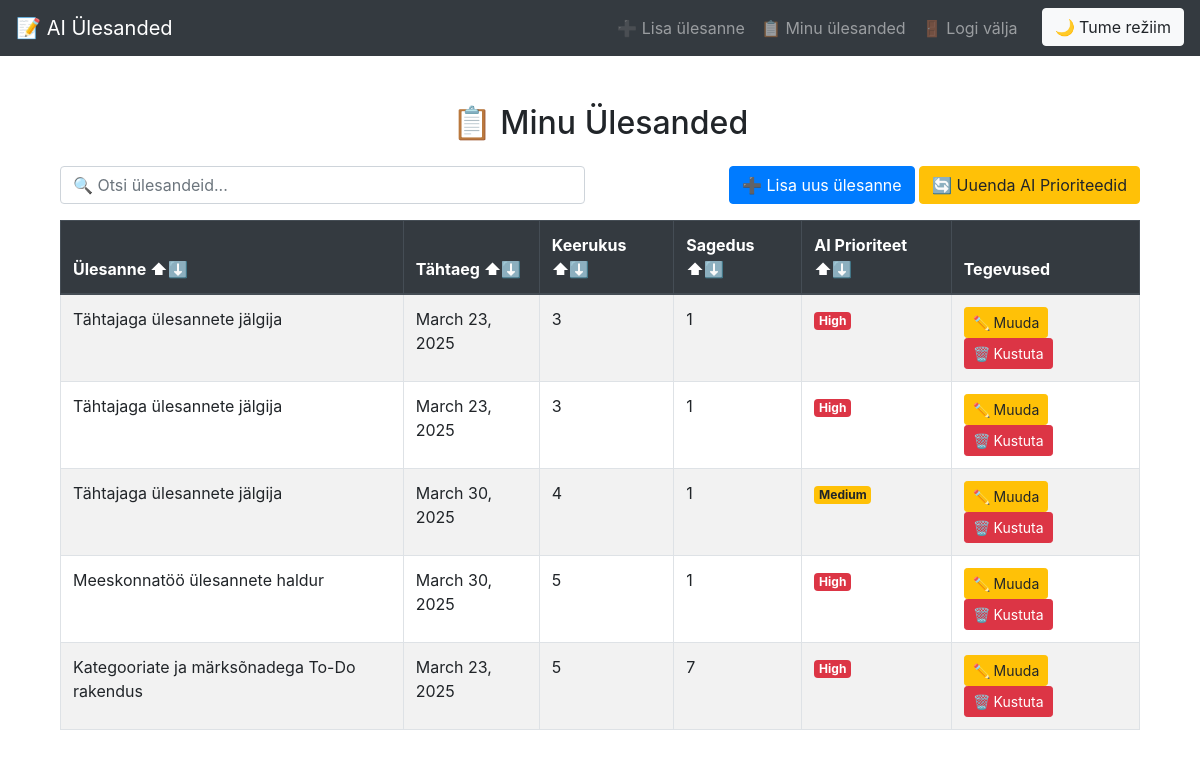
The app's page / (signed in) with its own data.
### tasks/models.py (models this page shows, shortened)
class Task(models.Model):
    PRIORITY_CHOICES = [
        ('Low', 'Madal'),
        ('Medium', 'Keskmine'),
        ('High', 'Kõrge'),
    ]
    user = models.ForeignKey(User, on_delete=models.CASCADE)
    title = models.CharField(max_length=255)
    description = models.TextField(blank=True, null=True)
    due_date = models.DateField()
    complexity = models.IntegerField(default=1)  # 1-5 skaalal
    frequency = models.IntegerField(default=1)  # Kui tihti ülesanne esineb (1-7 päeva)
    priority = models.CharField(max_length=10, choices=PRIORITY_CHOICES, default='Medium')
    created_at = models.DateTimeField(auto_now_add=True)

### tasks/views.py (the view)
# urls.py: path('', task_list, name='task_list'),
@login_required
def task_list(request):
    tasks = Task.objects.filter(user=request.user)
    return render(request, 'tasks/home.html', {'tasks': tasks})

### tasks/templates/tasks/home.html (shortened to what this page needs)
{% extends 'tasks/base.html' %}
{% block content %}
<div class="container mt-5">
    <h2 class="text-center mb-4">📋 Minu Ülesanded</h2>
    <div class="row mb-3">
        <div class="col-md-6">
            <input type="text" id="search" class="form-control" placeholder="🔍 Otsi ülesandeid..." onkeyup="searchTasks()">
        </div>
        <div class="col-md-6 text-right">
            <a href="{% url 'add_task' %}" class="btn btn-primary">➕ Lisa uus ülesanne</a>
            <a href="{% url 'update_priorities' %}" class="btn btn-warning">🔄 Uuenda AI Prioriteedid</a>
        </div>
    </div>
    <div class="table-responsive">
        <table class="table table-striped table-bordered">
            <thead class="thead-dark">
                <tr>
                    <th onclick="sortTable(0)">Ülesanne ⬆⬇</th>
                    <th onclick="sortTable(1)">Tähtaeg ⬆⬇</th>
                    <th onclick="sortTable(2)">Keerukus ⬆⬇</th>
                    <th onclick="sortTable(3)">Sagedus ⬆⬇</th>
                    <th onclick="sortTable(4)">AI Prioriteet ⬆⬇</th>
                    <th>Tegevused</th>
                </tr>
            </thead>
            <tbody id="taskTable">
                {% for task in tasks %}
                <tr>
                    <td>{{ task.title }}</td>
                    <td>{{ task.due_date }}</td>
                    <td>{{ task.complexity }}</td>
                    <td>{{ task.frequency }}</td>
                    <td>
                        <span class="badge
                            {% if task.priority == 'High' %}badge-danger
                            {% elif task.priority == 'Medium' %}badge-warning
                            {% else %}badge-success{% endif %}">
                            {{ task.priority }}
                        </span>
                    </td>
                    <td>
                        <a href="{% url 'edit_task' task.id %}" class="btn btn-sm btn-warning">✏️ Muuda</a>
                        <a href="{% url 'delete_task' task.id %}" class="btn btn-sm btn-danger">🗑️ Kustuta</a>
                    </td>
                </tr>
                {% empty %}
                <tr>
                    <td colspan="6" class="text-center">Ülesandeid ei ole veel lisatud.</td>
                </tr>
                {% endfor %}
            </tbody>
        </table>
    </div>
</div>
{% endblock %}

### tasks/templates/tasks/base.html (shortened to what this page needs)
<!DOCTYPE html>
<html lang="et">
<head>
    <link rel="stylesheet" href="https://cdn.jsdelivr.net/npm/bootstrap@4.5.2/dist/css/bootstrap.min.css">
</head>
<body class="{% if request.session.dark_mode %}dark-mode{% endif %}">
    <nav class="navbar navbar-expand-lg navbar-dark bg-dark">
        <a class="navbar-brand" href="{% url 'task_list' %}">📝 AI Ülesanded</a>
        <div class="collapse navbar-collapse" id="navbarNav">
            <ul class="navbar-nav ml-auto">
                {% if user.is_authenticated %}
                    <li class="nav-item">
                        <a class="nav-link" href="{% url 'add_task' %}">➕ Lisa ülesanne</a>
                    </li>
                    <li class="nav-item">
                        <a class="nav-link" href="{% url 'task_list' %}">📋 Minu ülesanded</a>
                    </li>
                    <li class="nav-item">
                        <a class="nav-link" href="{% url 'logout' %}">🚪 Logi välja</a>
                    </li>
                {% endif %}
                <li class="nav-item">
                    <button class="btn btn-light ml-3" onclick="toggleDarkMode()">🌙 Tume režiim</button>
                </li>
            </ul>
        </div>
    </nav>
    <div class="container mt-4">
        {% block content %}{% endblock %}
    </div>
</body>
</html>

### tasks/templates/tasks/base.html (style rules this page uses)
body { transition: background 0.3s, color 0.3s; }

### records on screen
Task: title "Tähtajaga ülesannete jälgija", due_date "March 23, 2025", complexity "3", frequency "1", priority "High"
Task: title "Tähtajaga ülesannete jälgija", due_date "March 23, 2025", complexity "3", frequency "1", priority "High"
Task: title "Tähtajaga ülesannete jälgija", due_date "March 30, 2025", complexity "4", frequency "1", priority "Medium"
Task: title "Meeskonnatöö ülesannete haldur", due_date "March 30, 2025", complexity "5", frequency "1", priority "High"
Task: title "Kategooriate ja märksõnadega To-Do rakendus", due_date "March 23, 2025", complexity "5", frequency "7", priority "High"
